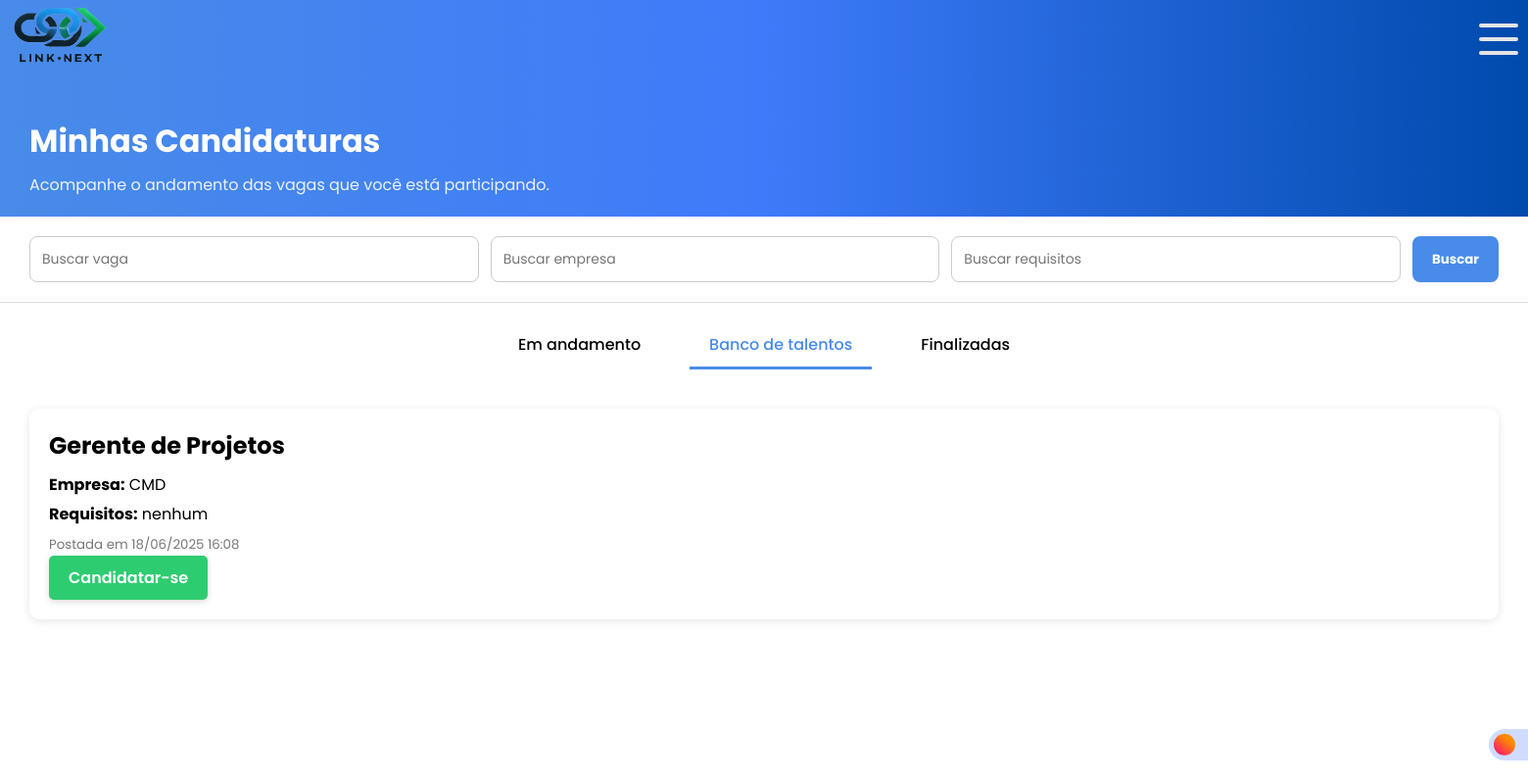
Page /candidato/minhas_candidaturas.php (signed in) on the earlier database version.
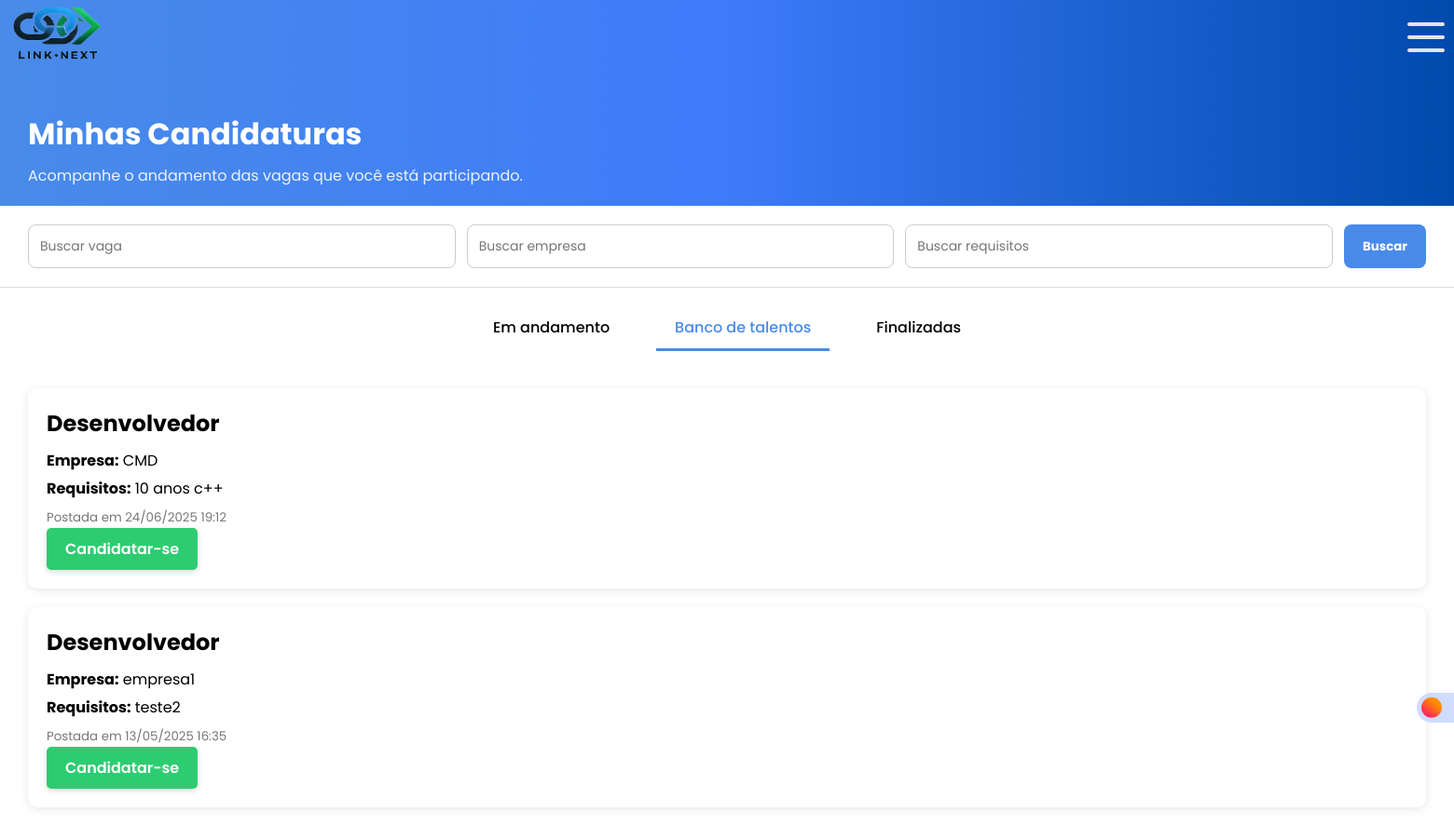
Same page on the later database version.
### tables this page shows
CREATE TABLE `vagas` (
  `id` int(11) NOT NULL,
  `empresa_id` int(11) NOT NULL,
  `descricao` text NOT NULL,
  `requisitos` text DEFAULT NULL,
  `data_postagem` timestamp NOT NULL DEFAULT current_timestamp()
);

CREATE TABLE `empresas` (
  `id` int(11) NOT NULL,
  `nome_empresa` varchar(255) NOT NULL,
  `email_empresa` varchar(255) NOT NULL,
  `cnpj_empresa` varchar(18) NOT NULL,
  `endereco_empresa` text NOT NULL,
  `telefone_empresa` varchar(15) NOT NULL,
  `area_atuacao` varchar(100) NOT NULL,
  `senha_empresa` varchar(255) NOT NULL,
  `created_at` timestamp NOT NULL DEFAULT current_timestamp(),
  `tipo_usuario` enum('candidato','empresa') NOT NULL DEFAULT 'empresa',
  `google_id` varchar(255) DEFAULT NULL
);

### candidato/minhas_candidaturas.php (the view, shortened to what this page needs)
<?php
require '../conexao.php';
$usuarioId = $_SESSION['usuario']['id'];
$aba       = $_GET['aba'] ?? 'banco';
$descricao  = $_GET['descricao']  ?? '';
$empresa    = $_GET['empresa']    ?? '';
$requisitos = $_GET['requisitos'] ?? '';
$where  = [];
$params = [];
$clause = $where ? ' AND '.implode(' AND ', $where) : '';
$sqlB = "
    SELECT
      v.id,
      v.descricao,
      v.requisitos,
      v.data_postagem,
      e.nome_empresa
    FROM vagas v
    JOIN empresas e ON v.empresa_id = e.id
   WHERE NOT EXISTS (
           SELECT 1
             FROM candidato_vaga cv
            WHERE cv.vaga_id      = v.id
              AND cv.candidato_id = :usuario_id
              AND cv.status IN ('em_andamento','finalizada')
         )
     $clause
ORDER BY v.data_postagem DESC
";
$stmtBanco = $pdo->prepare($sqlB);
$stmtBanco->execute(array_merge(['usuario_id' => $usuarioId], $params));
$vagasBancoTalentos = $stmtBanco->fetchAll(PDO::FETCH_ASSOC);
switch ($aba) {
    case 'banco':
    default:            $vagas = $vagasBancoTalentos; break;
}
?>
<!DOCTYPE html>
<html lang="pt-BR">
<head>
  <link rel="stylesheet" href="/projeto_rh/css/minhascandidaturas.css">
</head>
<body>
  <label class="switch">
    <span class="slider"></span>
</label>
  <header>
    <div class="logo">
    <img src="/Projeto_RH/html/Assets/IMG/Link_Next_Logo_sem_fundo.png" alt="">
    </div>
  <div class="resp-but">
      <label for="checkbox" class="toggle">
        <div class="bars" id="bar1"></div>
        <div class="bars" id="bar2"></div>
        <div class="bars" id="bar3"></div>
      </label>
    </div>
  </header>
  <section class="hero">
    <h1>Minhas Candidaturas</h1>
    <p>Acompanhe o andamento das vagas que você está participando.</p>
  </section>
  <form method="GET" class="search-section">
    <input name="descricao"  placeholder="Buscar vaga"    value="<?=htmlspecialchars($descricao)?>">
    <input name="empresa"    placeholder="Buscar empresa"  value="<?=htmlspecialchars($empresa)?>">
    <input name="requisitos" placeholder="Buscar requisitos" value="<?=htmlspecialchars($requisitos)?>">
    <button type="submit">Buscar</button>
  </form>
  <div class="tabs">
    <div class="<?=$aba==='andamento'?'active':''?>"    onclick="mudarAba('andamento')">Em andamento</div>
    <div class="<?=$aba==='banco'?'active':''?>"         onclick="mudarAba('banco')">Banco de talentos</div>
    <div class="<?=$aba==='finalizadas'?'active':''?>"   onclick="mudarAba('finalizadas')">Finalizadas</div>
  </div>
  <?php if(count($vagas)>0): ?>
    <?php foreach($vagas as $vaga): ?>
      <div class="vaga">
        <h2><?=htmlspecialchars($vaga['descricao'])?></h2>
        <p><strong>Empresa:</strong> <?=htmlspecialchars($vaga['nome_empresa'])?></p>
        <p><strong>Requisitos:</strong> <?=htmlspecialchars($vaga['requisitos'])?></p>
        <small>Postada em <?=date('d/m/Y H:i',strtotime($vaga['data_postagem']))?></small>
        <?php if($aba==='banco'): ?>
  <form method="POST">
    <button name="candidatar">Candidatar-se</button>
  </form>
<?php endif; ?>
      </div>
    <?php endforeach; ?>
  <?php else: ?>
    <div class="empty-state">
      <p>Nenhuma vaga encontrada nesta aba.</p>
    </div>
  <?php endif; ?>
</body>
</html>

### css/minhascandidaturas.css (style rules this page uses)
* { margin: 0; padding: 0; box-sizing: border-box; font-family: "Poppins", sans-serif; }
header { background: linear-gradient(90deg, #488BE8 0%, #3e7bfa 50%, #004aad 100%); width: 100%; height: 80px; display: flex; }
.resp-but { margin-top: 20px; margin-left: 1400px; }
.logo img { height: 70px; width: 100px; margin-left: 10px; }
.toggle { position: relative; width: 40px; height: 40px; cursor: pointer; display: flex; flex-direction: column; align-items: center; justify-content: center; gap: 10px; transition-duration: .3s; }
.bars { width: 100%; height: 4px; background-color: #e4e4e4; border-radius: 5px; transition-duration: .3s; }
.hero { padding: 40px 30px 20px; background: linear-gradient(90deg, #488BE8 0%, #3e7bfa 50%, #004aad 100%); color: white; }
.hero h1 { margin: 0; font-size: 32px; }
.hero p { margin-top: 8px; font-size: 16px; opacity: 0.9; }
.search-section { background-color: white; padding: 20px 30px; display: flex; gap: 12px; border-bottom: 1px solid #ddd; }
.search-section input { padding: 12px; border: 1px solid #ccc; border-radius: 8px; font-size: 14px; flex: 1; }
.search-section button { background-color:#488BE8 ; color: white; padding: 12px 20px; border: none; border-radius: 8px; font-weight: bold; cursor: pointer; transition: .2s all ease-in-out; }
.tabs { display: flex; justify-content: center; gap: 30px; padding: 20px; background: #fff; }
.tabs div { padding: 10px 20px; cursor: pointer; font-weight: 500; border-bottom: 3px solid transparent; }
.tabs .active { border-color: #488BE8; color: #488BE8; }
.vaga { background-color: #fff; margin: 20px 30px; padding: 20px; border-radius: 10px; box-shadow: 0 2px 10px rgba(0,0,0,0.1); }
.vaga h2 { margin: 0 0 10px; }
.vaga p { margin: 5px 0; }
.vaga small { color: #777; }

### candidato/minhas_candidaturas.php (style rules this page uses)
.switch { display: block; --width-of-switch: 3.5em; --height-of-switch: 2em; --size-of-icon: 1.4em; --slider-offset: 0.3em; position: fixed; top: 93vh; left: 190vh; z-index: 9999999; width: var(--width-of-switch); height: var(--height-of-switch); }
.slider { position: absolute; cursor: pointer; top: 0; left: 0; right: 0; bottom: 0; background-color: #cfdcff; transition: .4s; border-radius: 30px; }
.slider:before { position: absolute; content: ""; height: var(--size-of-icon,1.4em); width: var(--size-of-icon,1.4em); border-radius: 20px; left: var(--slider-offset,0.3em); top: 50%; transform: translateY(-50%); background: linear-gradient(40deg,#ff0080,#ff8c00 70%); ; transition: .4s; }
.hero h1 { margin: 0; font-size: 32px; }
.hero p { margin-top: 8px; font-size: 16px; opacity: 0.9; }
.search-section { background-color: white; padding: 20px 30px; display: flex; gap: 12px; border-bottom: 1px solid #ddd; }
.search-section input { padding: 12px; border: 1px solid #ccc; border-radius: 8px; font-size: 14px; flex: 1; }
button[name="candidatar"] { background-color: #2ecc71; color: #fff; padding: 10px 20px; border: none; border-radius: 5px; font-size: 1rem; font-weight: 600; cursor: pointer; box-shadow: 0 2px 6px rgba(0,0,0,0.15); transition: .3s all ease-in-out; }
.tabs { display: flex; justify-content: center; gap: 30px; padding: 20px; background: #fff; }
.tabs div { padding: 10px 20px; cursor: pointer; font-weight: 500; border-bottom: 3px solid transparent; }
.vaga { background-color: #fff; margin: 20px 30px; padding: 20px; border-radius: 10px; box-shadow: 0 2px 10px rgba(0,0,0,0.1); }
.vaga h2 { margin: 0 0 10px; }
.vaga p { margin: 5px 0; }
.vaga small { color: #777; }

Differences in the rows shown:
removed vagas: descricao "Gerente de Projetos", empresa.nome_empresa "CMD", requisitos "nenhum", data_postagem "18/06/2025 16:08"
added vagas: descricao "Desenvolvedor", empresa.nome_empresa "CMD", requisitos "10 anos c++", data_postagem "24/06/2025 19:12"
now on this page (row unchanged): vagas: descricao "Desenvolvedor", empresa.nome_empresa "empresa1", requisitos "teste2", data_postagem "13/05/2025 16:35"
